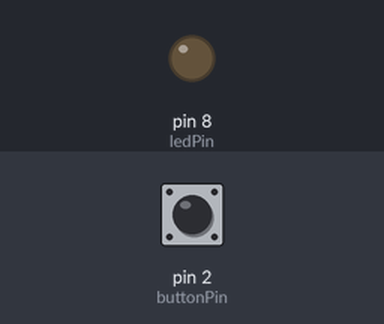
This sketch was run on a simulated Arduino Uno, built with avr-gcc and run on an emulated ATmega328P. Shown: output pins drawn as LEDs (lit = HIGH). The inputs (shaded band) are chosen by the test bench; at power-on: pin 2 (buttonPin) LOW.

Above: at 1.2 s.
1.3 s: pin 2 (buttonPin) pulled HIGH for 0.15 s
At 2.2 s:
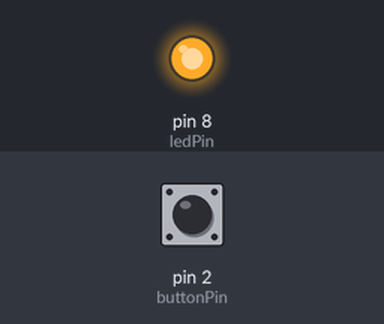
2.9 s: pin 2 (buttonPin) pulled HIGH for 1 s
At 3.4 s:
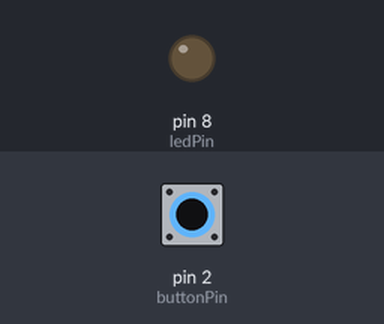
5.4 s: pin 2 (buttonPin) pulled HIGH for 3.2 s
At 6.5 s:
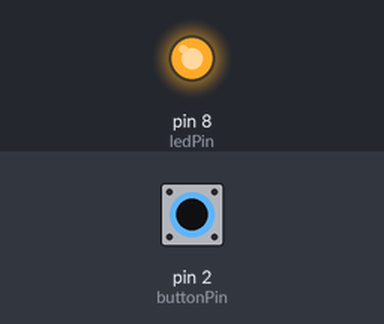
Timing chart, 0 to 8.4 s (numbered marks = the images above; inputs shaded):
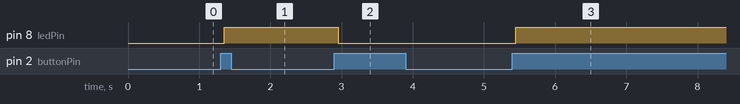

Measured:
- after the input at 1.3 s, pin 8 (ledPin): LOW → HIGH after 0.05 s
- after the input at 2.9 s, pin 8 (ledPin): HIGH → LOW after 0.05 s
- after the input at 5.4 s, pin 8 (ledPin): LOW → HIGH after 0.05 s

The sketch:

button-led.ino
```cpp
/*

  This example shows how to detect when a button or button changes the led status from off to on
  and on to off.

  The circuit:
  - pushbutton attached to pin 2 from +5V
  - 10 kilohm resistor attached to pin 2 from ground
  - LED attached from pin 13 to ground through 220 ohm resistor
*/

// this constant won't change:
const int buttonPin = 2;  // the pin that the pushbutton is attached to
const int ledPin = 8;    // the pin that the LED is attached to

// Variables will change:
int ledOn = 0;              // current state of the led
int buttonState = 0;        // current state of the button
int lastButtonState = 0;    // previous state of the button

void setup() {

  // initialize the button pin as a input:
  pinMode(buttonPin, INPUT);
  // initialize the LED as an output:
  pinMode(ledPin, OUTPUT);
  // initialize serial communication:
  Serial.begin(9600);
}


void loop() {

  // read the pushbutton input pin:
  buttonState = digitalRead(buttonPin);

  // compare the buttonState to its previous state
  if (buttonState != lastButtonState) {
    // if the state has changed, increment the counter
    if (buttonState == HIGH) {
      // if the state has changed (the botton is pressed), change the led status (on or off)
      if (ledOn == 0){
        ledOn = 1; // led status on
      } else {
        ledOn = 0; // led status off
      }
    }
    // Delay a little bit to avoid bouncing
    delay(50);
  }
  // save the current state as the last state, for next time through the loop
  lastButtonState = buttonState;

  // if the led status is on set the led on HIGH else on LOW
  if (ledOn == 1){
    digitalWrite(ledPin, HIGH);
  } else {
    digitalWrite(ledPin, LOW);
  }
}
```
